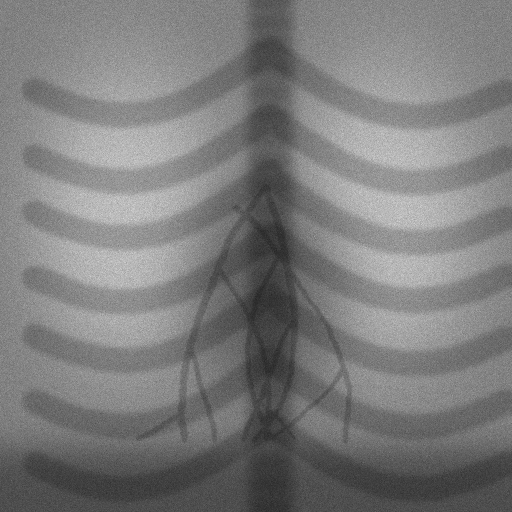
#> input picture data/synthetic/seq00/frames/000.png, 512 x 512 px
$ python run_demo.py --input ../data/synthetic/seq00/frames/000.png   (older library calls are emulated)
#> lines starting #> are read from the running program, lines starting #| are printed output that depends on the picture
### coronary_enhance/pipeline.py
"""Real-time coronary artery enhancement pipeline (classical, CPU, 16-bit).

Idea (all in the log-attenuation domain, where structures ADD instead of multiply):

    L = -log(I)                              I = 16-bit X-ray frame
    B = opening(L, SE > vessel width)        ribs / spine / lungs / heart shadow are
                                             *wider* than vessels -> they survive the
                                             opening and form the background layer B
    T = L - B                                thin bright structures only (vessels+noise)
    T = motion-adaptive temporal filter(T)   cine noise reduction, no vessel ghosting
    V = multi-scale Hessian ridge filter(T)  vesselness (tubular-structure likelihood)

    processed = CLAHE(T)                     background-suppressed image
    enhanced  = CLAHE(T * (a + (1-a) * V))   vessel-emphasised image

No training data / model file is needed, which also keeps latency deterministic.
"""
from dataclasses import dataclass, field
import time
import numpy as np
import cv2

cv2.setUseOptimized(True)


@dataclass
class PipelineConfig:
    analysis_max_side: int = 512        # frames larger than this are analysed at reduced size
    vessel_max_width: float = 10.0      # px @ analysis resolution; SE for opening = ~1.6x this
    sigmas: tuple = (1.3, 2.2, 3.2)     # ridge-filter scales (px @ analysis resolution)
    half_res_from: float = 2.0          # scales >= this are computed at 1/2 resolution (speed)
    bg_downsample: int = 2              # background (opening) computed at 1/bg_downsample
    temporal_alpha: float = 0.45        # weight of new frame in static areas (1 = no temporal filter)
    motion_thr: float = 0.05            # |dT| (log units) above which pixels are treated as moving
    vessel_floor: float = 0.12          # min gain of `enhanced` outside vessels (0..1)
    pre_smooth: float = 0.8             # px, light Gaussian before background estimation
    context: float = 0.06               # fraction of raw structure kept in `processed` for orientation
    use_clahe: bool = False             # True = OpenCV 16-bit CLAHE (accurate but ~14 ms/call)
    local_strength: float = 3.0         # >0 compresses dense-vessel regions, boosts sparse ones
    clahe_clip: float = 2.0
    clahe_tiles: int = 8
    vessels_dark: bool = True           # output convention: contrast-filled vessels appear dark
    profile: bool = False               # collect per-stage timings in result["timings"]


class CoronaryPipeline:
    def __init__(self, cfg: PipelineConfig | None = None):
        self.cfg = cfg or PipelineConfig()
        c = self.cfg
        k = int(round(c.vessel_max_width * 1.6 / c.bg_downsample)) | 1   # odd
        self._se = cv2.getStructuringElement(cv2.MORPH_ELLIPSE, (k, k))
        self._clahe = cv2.createCLAHE(clipLimit=c.clahe_clip,
                                      tileGridSize=(c.clahe_tiles, c.clahe_tiles))
        self._kernels = []
        for s in c.sigmas:
            half = s >= c.half_res_from
            self._kernels.append((half, self._make_kernels(s / 2.0 if half else s)))
        self._prev_T = None
        self._scale_T = None
        self._scale_V = None

    # ------------------------------------------------------------------ helpers
    @staticmethod
    def _make_kernels(sigma):
        r = int(np.ceil(3 * sigma))
        x = np.arange(-r, r + 1, dtype=np.float32)
        g = np.exp(-x ** 2 / (2 * sigma ** 2))
        g /= g.sum()
        g1 = -x / sigma ** 2 * g
        g2 = (x ** 2 / sigma ** 4 - 1 / sigma ** 2) * g
        # sepFilter2D(kernelX, kernelY)
        return dict(sigma=sigma,
                    xx=(g2.reshape(1, -1), g.reshape(-1, 1)),
                    yy=(g.reshape(1, -1), g2.reshape(-1, 1)),
                    xy=(g1.reshape(1, -1), g1.reshape(-1, 1)))

    def reset(self):
        """Call at the start of every new cine run."""
        self._prev_T = self._scale_T = self._scale_V = None

    @staticmethod
    def _ema(old, new, a=0.3):
        return new if old is None else (1 - a) * old + a * new

    def _finish(self, a):
        """float [0,1] -> uint16 with adaptive local contrast (fast CLAHE substitute).

        OpenCV's 16-bit CLAHE needs ~14 ms/frame per call (65536-bin histograms), which would
        eat 80 % of the budget, so contrast is equalised in float with a smooth local gain map:
        dense-vessel regions are gently compressed, sparse regions are boosted.
        Set cfg.use_clahe=True to use true CLAHE instead (slower).
        """
        c = self.cfg
        if c.use_clahe:
            a16 = self._clahe.apply((a * 65535.0).astype(np.uint16))
        else:
            h, w = a.shape
            m = cv2.resize(a, (max(w // 16, 4), max(h // 16, 4)), interpolation=cv2.INTER_AREA)
            m = cv2.GaussianBlur(m, (0, 0), 1.5)
            m = cv2.resize(m, (w, h), interpolation=cv2.INTER_LINEAR)
            m *= c.local_strength
            m += 0.6
            gain = cv2.divide(np.float32(1.0), m)
            out = np.clip(a * gain, 0.0, 1.0)
            np.sqrt(out, out=out)                        # gamma 0.5: lifts faint distal vessels
            a16 = (out * 65535.0).astype(np.uint16)
        if c.vessels_dark:
            a16 = 65535 - a16
        return a16

    # ------------------------------------------------------------------ main
    def process(self, frame: np.ndarray) -> dict:
        """frame: uint16 (H, W) -> dict(raw, processed, enhanced, vesselness, mask?)."""
        c = self.cfg
        tm = {}
        t = time.perf_counter()

        def tick(name):
            nonlocal t
            if c.profile:
                n = time.perf_counter()
                tm[name] = (n - t) * 1e3
                t = n

        h0, w0 = frame.shape
        s = max(h0, w0) / c.analysis_max_side
        if s > 1.0:
            x = cv2.resize(frame, (int(round(w0 / s)), int(round(h0 / s))),
                           interpolation=cv2.INTER_AREA)
        else:
            x = frame
        xf = x.astype(np.float32)
        tick("resize+convert")

        # 1) log-attenuation domain: vessels & bones become additive bright structures
        np.maximum(xf, 64.0, out=xf)                      # avoid log(0)
        L = cv2.log(xf)
        np.negative(L, out=L)                             # L = -log(I)
        if c.pre_smooth > 0:
            L = cv2.GaussianBlur(L, (0, 0), c.pre_smooth)
        tick("log+smooth")

        # 2) background estimate at reduced resolution (opening), then subtract
        d = c.bg_downsample
        Ls = cv2.resize(L, (L.shape[1] // d, L.shape[0] // d), interpolation=cv2.INTER_AREA) if d > 1 else L
        B = cv2.dilate(cv2.erode(Ls, self._se), self._se)
        if d > 1:
            B = cv2.resize(B, (L.shape[1], L.shape[0]), interpolation=cv2.INTER_LINEAR)
        B = cv2.GaussianBlur(B, (0, 0), 2.0)              # remove blockiness of the up-sampled background
        T = L - B
        T -= float(np.median(T[::6, ::6]))                # remove the small positive noise bias of opening
        np.maximum(T, 0.0, out=T)
        tick("background_subtract")

        # 3) motion-adaptive recursive temporal filter (cine noise suppression)
        P = self._prev_T
        if P is not None and P.shape == T.shape and c.temporal_alpha < 1.0:
            w = cv2.absdiff(T, P)
            w *= (1.0 - c.temporal_alpha) / c.motion_thr
            w += c.temporal_alpha
            np.minimum(w, 1.0, out=w)                     # 1 = trust new frame (motion)
            T = P + w * (T - P)
        self._prev_T = T
        tick("temporal")

        # 4) multi-scale Hessian ridge filter (vesselness) on the background-free layer
        V = None
        T2 = None
        for half, kn in self._kernels:
            if half:
                if T2 is None:
                    T2 = cv2.resize(T, (T.shape[1] // 2, T.shape[0] // 2), interpolation=cv2.INTER_AREA)
                src, sg = T2, kn["sigma"] * 2.0
            else:
                src, sg = T, kn["sigma"]
            Ixx = cv2.sepFilter2D(src, cv2.CV_32F, *kn["xx"])
            Iyy = cv2.sepFilter2D(src, cv2.CV_32F, *kn["yy"])
            Ixy = cv2.sepFilter2D(src, cv2.CV_32F, *kn["xy"])
            hs = cv2.add(Ixx, Iyy)
            hs *= 0.5
            df = cv2.subtract(Ixx, Iyy)
            df *= 0.5
            disc = cv2.magnitude(df, Ixy)
            lam_s = hs - disc                             # strongly negative across a bright ridge
            lam_b = hs + disc                             # ~0 along the ridge, ~lam_s for blobs
            ridge = np.maximum(-lam_s, 0.0)
            lin = cv2.divide(np.abs(lam_b), ridge + 1e-6)         # 0 = line, >=1 = blob
            np.subtract(1.0, lin, out=lin)
            np.clip(lin, 0.0, 1.0, out=lin)
            ridge *= lin
            ridge *= sg * sg                              # scale normalisation
            if half:
                ridge = cv2.resize(ridge, (T.shape[1], T.shape[0]), interpolation=cv2.INTER_LINEAR)
            V = ridge if V is None else np.maximum(V, ridge)
        tick("vesselness")

        # 5) robust, flicker-free normalisation (sub-sampled percentile + EMA)
        sub_T = T[::6, ::6]
        sub_V = V[::6, ::6]
        self._scale_T = self._ema(self._scale_T, float(np.percentile(sub_T, 99.7)) + 1e-6)
        self._scale_V = self._ema(self._scale_V, float(np.percentile(sub_V, 99.5)) + 1e-9)
        Tn = np.clip(T * (1.0 / self._scale_T), 0.0, 1.0)
        Vn = np.clip(V * (1.0 / self._scale_V), 0.0, 1.0)
        tick("normalise")

        # 6) compose outputs
        # processed: background-suppressed, with a faint trace of anatomy for orientation
        if c.context > 0:
            bs = B[::6, ::6]
            bmin, bmax = float(bs.min()), float(bs.max())
            proc = np.clip(Tn + c.context * (B - bmin) * (1.0 / max(bmax - bmin, 1e-6)), 0.0, 1.0)
        else:
            proc = Tn
        enh = Tn * (c.vessel_floor + (1.0 - c.vessel_floor) * Vn)
        enh *= 1.8
        np.clip(enh, 0.0, 1.0, out=enh)

        processed, enhanced = self._finish(proc), self._finish(enh)
        vess16 = (Vn * 65535.0).astype(np.uint16)
        if c.vessels_dark:
            vess16 = 65535 - vess16
        tick("compose+clahe")

        if s > 1.0:                                       # back to the native frame size
            up = lambda a: cv2.resize(a, (w0, h0), interpolation=cv2.INTER_LINEAR)
            processed, enhanced, vess16 = up(processed), up(enhanced), up(vess16)
            tick("upsample")

        out = dict(raw=frame, processed=processed, enhanced=enhanced, vesselness=vess16)
        if c.profile:
            out["timings"] = tm
        return out

### coronary_enhance/io.py
"""16-bit grayscale I/O helpers (PNG/TIFF/NPY/DICOM)."""
from pathlib import Path
import numpy as np
import cv2


def to_uint16(img: np.ndarray) -> np.ndarray:
    """Convert any grayscale array to uint16, scaling the full range."""
    if img.ndim == 3:
        if img.shape[2] in (3, 4):                       # colour image / video frame (BGR or BGRA)
            if img.dtype not in (np.uint8, np.uint16, np.float32):
                img = img.astype(np.float32)
            img = cv2.cvtColor(img, cv2.COLOR_BGRA2GRAY if img.shape[2] == 4 else cv2.COLOR_BGR2GRAY)
        else:
            img = img[..., 0]
    if img.dtype == np.uint16:
        return img
    if img.dtype == np.uint8:
        return img.astype(np.uint16) * 257
    img = img.astype(np.float32)
    lo, hi = float(img.min()), float(img.max())
    return ((img - lo) / max(hi - lo, 1e-6) * 65535).astype(np.uint16)


def load_frame(path) -> np.ndarray:
    """Load one 16-bit grayscale frame (uint16 HxW)."""
    p = Path(path)
    ext = p.suffix.lower()
    if ext == ".npy":
        return to_uint16(np.load(p))
    if ext in (".dcm", ".dicom"):
        import pydicom
        ds = pydicom.dcmread(str(p))
        arr = ds.pixel_array
        if arr.ndim == 3:            # cine -> first frame; use load_cine for all
            arr = arr[0]
        if getattr(ds, "PhotometricInterpretation", "") == "MONOCHROME1":
            arr = arr.max() - arr
        return to_uint16(arr)
    img = cv2.imread(str(p), cv2.IMREAD_UNCHANGED)
    if img is None:
        raise FileNotFoundError(p)
    return to_uint16(img)


def load_cine(path):
    """Yield frames from a multi-frame DICOM or a folder of images."""
    p = Path(path)
    if p.is_dir():
        for f in sorted(p.glob("*")):
            if f.suffix.lower() in (".png", ".tif", ".tiff", ".npy"):
                yield load_frame(f)
    elif p.suffix.lower() in (".dcm", ".dicom"):
        import pydicom
        arr = pydicom.dcmread(str(p)).pixel_array
        for fr in (arr if arr.ndim == 3 else arr[None]):
            yield to_uint16(fr)
    else:
        yield load_frame(p)

### scripts/run_demo.py
"""Process one image / cine and save the Raw | Processed | Enhanced comparison.

Usage:
  python scripts/run_demo.py --synthetic                     # synthetic demo
  python scripts/run_demo.py --input frame.png               # 16-bit PNG/TIFF/NPY/DICOM
  python scripts/run_demo.py --input cine_folder/ --video    # whole cine + comparison MP4
  python scripts/run_demo.py --input x.dcm --show            # live window (press q to quit)
"""
import argparse, sys, time
from pathlib import Path
import numpy as np
import cv2

sys.path.insert(0, str(Path(__file__).resolve().parents[1]))
from coronary_enhance import CoronaryPipeline, PipelineConfig          # noqa: E402
from coronary_enhance.synth import SyntheticCine                        # noqa: E402
from coronary_enhance.io import load_cine                               # noqa: E402


def window8(img16, invert_ref=False):
    """16-bit -> 8-bit for display only (percentile window/level). Processing stays 16-bit."""
    lo, hi = np.percentile(img16[::4, ::4], (0.5, 99.5))
    return np.clip((img16.astype(np.float32) - lo) / max(hi - lo, 1) * 255, 0, 255).astype(np.uint8)


def panel(out):
    tiles = []
    for key, title in (("raw", "Original / Raw"), ("processed", "Processed (background suppressed)"),
                       ("enhanced", "Enhanced coronary arteries")):
        t = cv2.cvtColor(window8(out[key]), cv2.COLOR_GRAY2BGR)
        cv2.rectangle(t, (0, 0), (t.shape[1], 26), (0, 0, 0), -1)
        cv2.putText(t, title, (8, 19), cv2.FONT_HERSHEY_SIMPLEX, 0.55, (255, 255, 255), 1, cv2.LINE_AA)
        tiles.append(t)
    return np.hstack(tiles)


def main():
    ap = argparse.ArgumentParser()
    ap.add_argument("--input")
    ap.add_argument("--synthetic", action="store_true")
    ap.add_argument("--frames", type=int, default=24)
    ap.add_argument("--out", default="results")
    ap.add_argument("--video", action="store_true")
    ap.add_argument("--show", action="store_true")
    ap.add_argument("--clahe", action="store_true", help="use OpenCV 16-bit CLAHE (slower)")
    a = ap.parse_args()

    if a.synthetic or not a.input:
        syn = SyntheticCine(512, seed=5)
        frames = (syn.frame(i)[0] for i in range(a.frames))
    else:
        frames = load_cine(a.input)

    out_dir = Path(a.out); out_dir.mkdir(exist_ok=True)
    pipe = CoronaryPipeline(PipelineConfig(use_clahe=a.clahe))
    writer, last, n, tot = None, None, 0, 0.0
    for f in frames:
        t0 = time.perf_counter()
        last = pipe.process(f)
        tot += time.perf_counter() - t0
        n += 1
        pn = panel(last)
        if a.video:
            if writer is None:
                writer = cv2.VideoWriter(str(out_dir / "comparison.mp4"), cv2.VideoWriter_fourcc(*"mp4v"),
                                         15, (pn.shape[1], pn.shape[0]))
            writer.write(pn)
        if a.show:
            cv2.imshow("raw | processed | enhanced", pn)
            if cv2.waitKey(1) & 0xFF == ord("q"):
                break
#> this loop made 1 pass
#> (bmin in process, bmax in process) on pass 1: (-10.8, -9.56)
#> pass 1, in process, `xf = x.astype(np.float32)`:
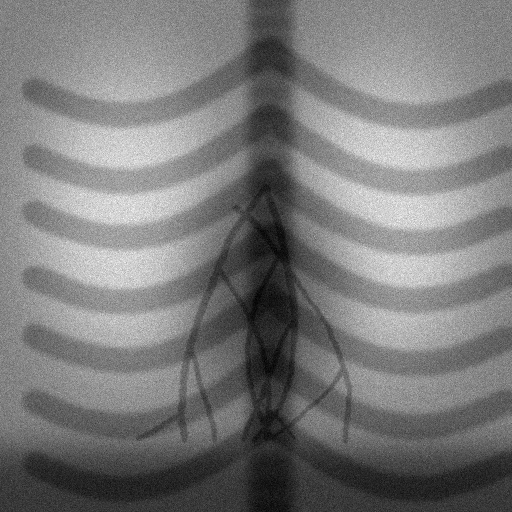
#> xf: shape (512, 512) float32; min 9903, max 55554, mean 31880.1; drawn with min black and max white
#> pass 1, in process, `L = cv2.log(xf)`:
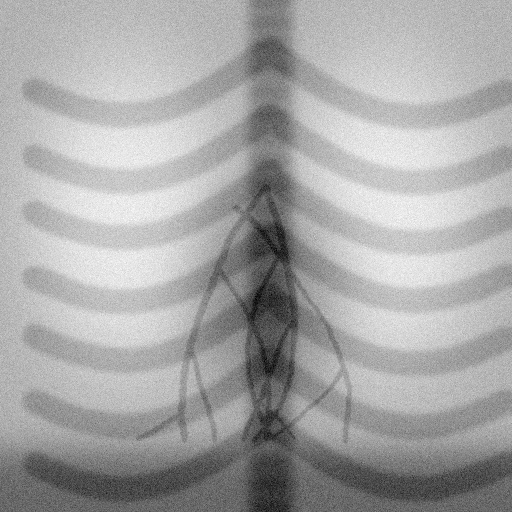
#> L: shape (512, 512) float32; min 9.2, max 10.93, mean 10.33; drawn with min black and max white
#> pass 1, in process, `L = cv2.GaussianBlur(L, (0, 0), c.pre_smooth)`:
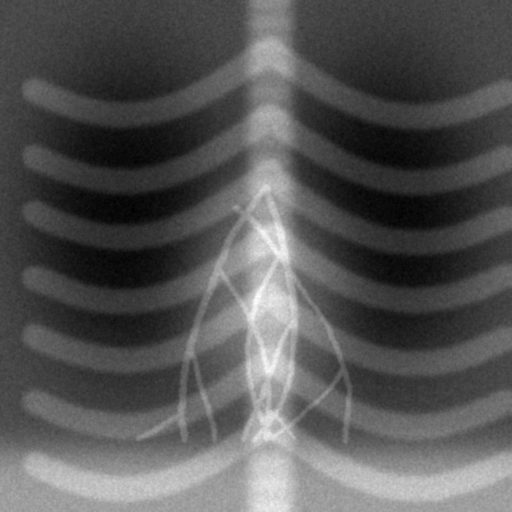
#> L: shape (512, 512) float32; min -10.83, max -9.33, mean -10.33; drawn with min black and max white
#> after the loop:
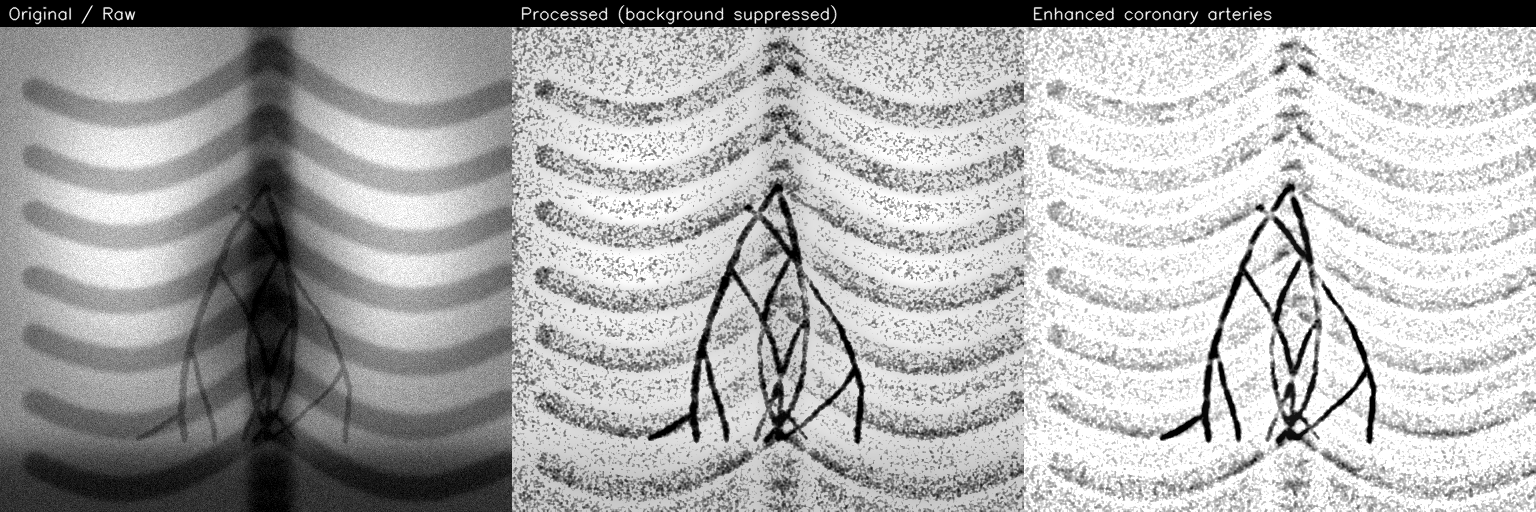
#> pn: shape (512, 1536, 3); min 0, max 255, mean 172.1
#> after the loop, n = 1; tot = 0.144
    if writer:
        writer.release()
    if last is None:
        sys.exit("no frames found")

    cv2.imwrite(str(out_dir / "comparison.png"), panel(last))
#> the loop in panel (call 2), `for key, title in (("raw", "Original / Raw"), ("processed", "Processed..` made 3 passes
#> (lo in window8, hi in window8) on passes 1 to 3: (13221.2, 49428.3), (8674.6, 62784.3), (1129.4, 65535)
#> pass 1, in panel (call 2), `t = cv2.cvtColor(window8(out[key]), cv2.COLOR_GRAY2BGR)`:
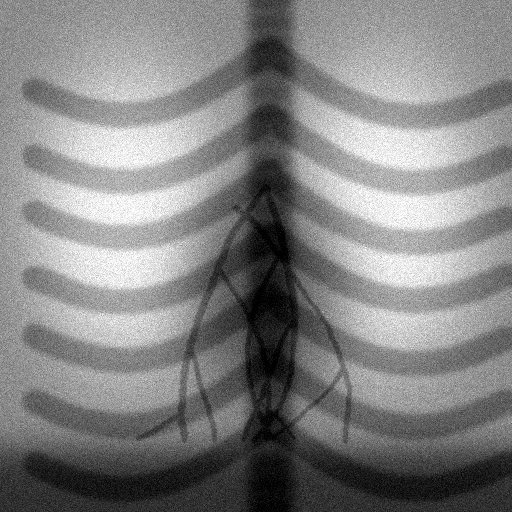
#> t: shape (512, 512, 3); min 0, max 255, mean 130.9
#> pass 2, in panel (call 2), `t = cv2.cvtColor(window8(out[key]), cv2.COLOR_GRAY2BGR)`:
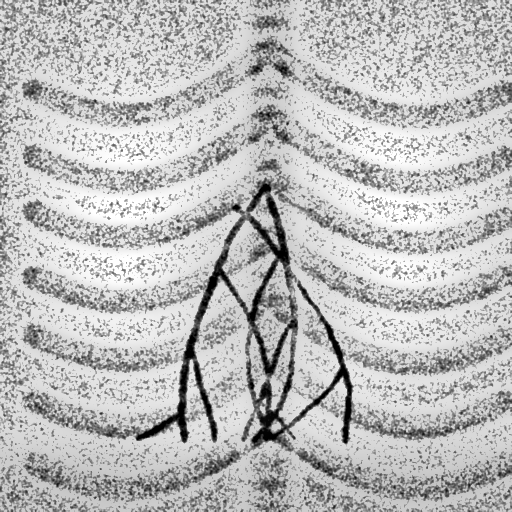
#> t: shape (512, 512, 3); min 0, max 255, mean 187.4
#> after the loop in panel (call 2), `for key, title in (("raw", "Original / Raw"), ("processed", "Processed..`:
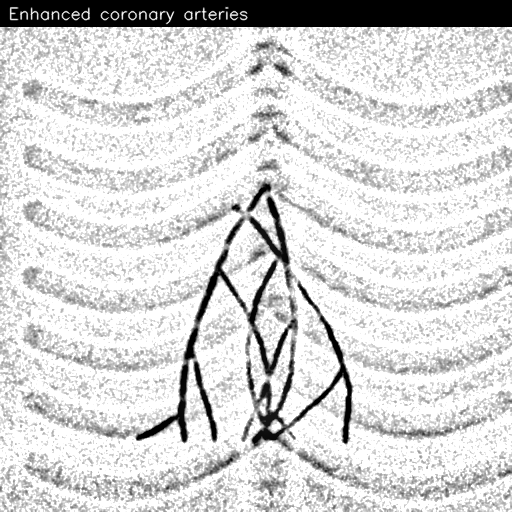
#> t: shape (512, 512, 3); min 0, max 255, mean 213.5
#> after the loop in panel (call 2), `for key, title in (("raw", "Original / Raw"), ("processed", "Processed..`: tiles = 3 items
    for k in ("processed", "enhanced", "vesselness"):
        cv2.imwrite(str(out_dir / f"{k}_16bit.png"), last[k])            # true 16-bit PNGs
    print(f"{n} frames, mean pipeline latency {tot / n * 1e3:.2f} ms/frame -> saved to {out_dir}/")
#| 1 frames, mean pipeline latency 144.20 ms/frame -> saved to results/


if __name__ == "__main__":
    main()
